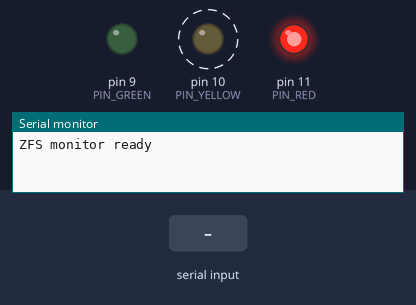
The sketch below on a simulated Arduino Uno, built with avr-gcc and run on an emulated ATmega328P. On the bench: output pins drawn as LEDs (lit = HIGH), the last lines printed to the serial monitor. Dashed ring = blinking. The inputs (shaded band) are chosen by the test bench.

Above: at 2.15 s.
2.2 s: "G" received over Serial
At 2.9 s:
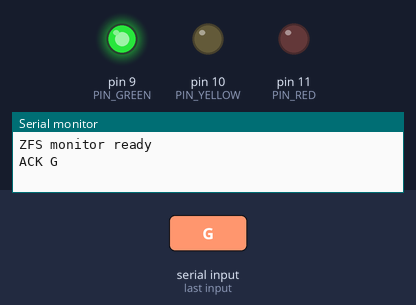
5.2 s: "Y" received over Serial
At 6.4 s:
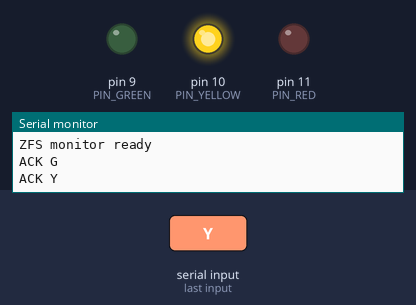
Timing chart, 0 to 8.2 s (numbered marks = the images above; inputs shaded):
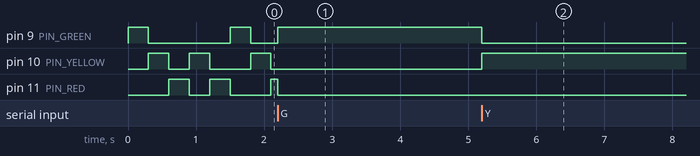

Measured:
- after the input at 2.2 s, pin 10 (PIN_YELLOW): stops changing and stays LOW
- after the input at 5.2 s, pin 9 (PIN_GREEN): HIGH → LOW at once; pin 10 (PIN_YELLOW): LOW → HIGH at once

The sketch:

zfs_monitor.ino
```cpp
/*
 * ZFS Pool Health Indicator
 * -------------------------
 * Receives pool status from a host over USB serial and lights LEDs:
 *
 *   'G'  -> GREEN   (all pools ONLINE, no errors)
 *   'Y'  -> YELLOW  (DEGRADED, errors present, or resilvering)
 *   'R'  -> RED     (FAULTED / UNAVAIL / SUSPENDED / zpool failure)
 *
 * If no update arrives within TIMEOUT_MS (host script died, cable
 * unplugged, etc.) all three LEDs cycle green -> yellow -> red to show
 * the status is stale. They also cycle after power-up until the first
 * status arrives.
 *
 * Wiring (each LED):
 *   Arduino pin -> 220 ohm resistor -> LED anode (long leg)
 *   LED cathode (short leg) -> GND
 */

const uint8_t PIN_GREEN  = 9;
const uint8_t PIN_YELLOW = 10;
const uint8_t PIN_RED    = 11;

const unsigned long BAUD_RATE  = 9600;
const unsigned long TIMEOUT_MS = 30000;  // must be longer than the host's check interval
const unsigned long CYCLE_MS   = 300;    // time each LED stays lit during the cycle

enum PoolState { STATE_UNKNOWN, STATE_HEALTHY, STATE_WARNING, STATE_CRITICAL };

PoolState state = STATE_UNKNOWN;
unsigned long lastUpdate = 0;
unsigned long lastStep = 0;
uint8_t cycleIndex = 0;

void setLeds(bool g, bool y, bool r) {
  digitalWrite(PIN_GREEN,  g ? HIGH : LOW);
  digitalWrite(PIN_YELLOW, y ? HIGH : LOW);
  digitalWrite(PIN_RED,    r ? HIGH : LOW);
}

void startupTest() {
  // Quick lamp test so you can confirm all three LEDs work
  setLeds(true, false, false);  delay(300);
  setLeds(false, true, false);  delay(300);
  setLeds(false, false, true);  delay(300);
  setLeds(false, false, false);
}

void handleCommand(char c) {
  switch (c) {
    case 'G': case 'g': state = STATE_HEALTHY;  break;
    case 'Y': case 'y': state = STATE_WARNING;  break;
    case 'R': case 'r': state = STATE_CRITICAL; break;
    default: return;  // ignore newlines and anything unexpected
  }
  lastUpdate = millis();
  Serial.print("ACK ");
  Serial.println(c);
}

void setup() {
  pinMode(PIN_GREEN, OUTPUT);
  pinMode(PIN_YELLOW, OUTPUT);
  pinMode(PIN_RED, OUTPUT);
  Serial.begin(BAUD_RATE);
  startupTest();
  Serial.println("ZFS monitor ready");
}

void loop() {
  while (Serial.available() > 0) {
    handleCommand((char)Serial.read());
  }

  unsigned long now = millis();
  bool stale = (state == STATE_UNKNOWN) || (now - lastUpdate > TIMEOUT_MS);

  if (stale) {
    // Cycle green -> yellow -> red: "host is not reporting"
    if (now - lastStep >= CYCLE_MS) {
      lastStep = now;
      cycleIndex = (cycleIndex + 1) % 3;
    }
    setLeds(cycleIndex == 0, cycleIndex == 1, cycleIndex == 2);
    return;
  }

  switch (state) {
    case STATE_HEALTHY:  setLeds(true,  false, false); break;
    case STATE_WARNING:  setLeds(false, true,  false); break;
    case STATE_CRITICAL: setLeds(false, false, true);  break;
    default:             setLeds(false, false, false); break;
  }
}
```
